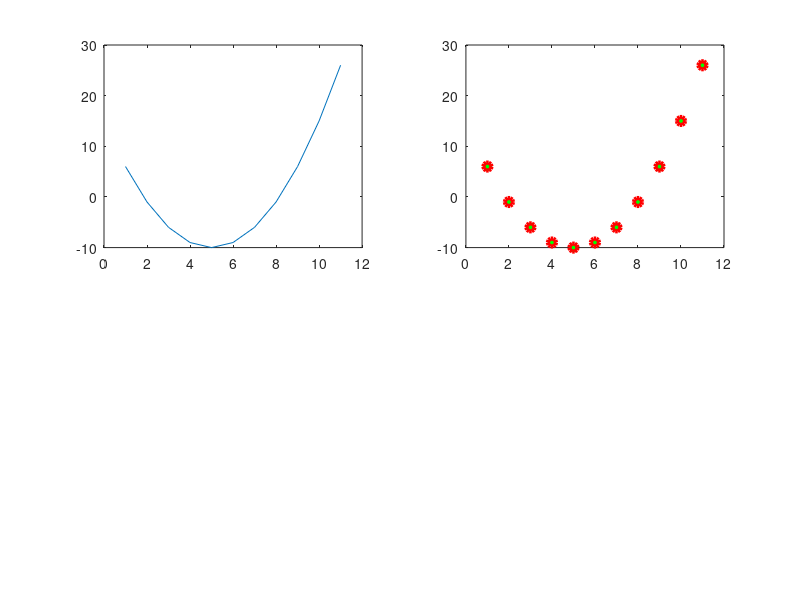

The MATLAB source for this figure:
n1=10:-1:0;
n=0:10;
x=1:11;
y=x.*n;
y1=2^2;
y2=x.^n;
y3=ones(1,5);
y4=ones(2,5);
y5=zeros(2,5);
y6=size(n);%size shows the dimension of array or matrices.
y7=length(n); 
%plot y=x^2-10x+15, where x is 1 to 11
y8=x.^2-10.*x+15;
%plot(x,y8)
%Enhanced Control of Plotted lines
%plot(x,y8,'--ko','LineWidth',3.0,'MarkerSize',6,'MarkerEdgeColor','r','MarkerFaceColor','g')
%figure(1)
%plot(x,y8)
%figure(2)
%plot(x,y8,'-ko','LineWidth',3.0,'MarkerSize',6,'MarkerEdgeColor','r','MarkerFaceColor','g')
subplot(2,2,1);
plot(x,y8);
subplot(2,2,2);
plot(x,y8,'or','LineWidth',3.0,'MarkerSize',6,'MarkerEdgeColor','r','MarkerFaceColor','g')
y9=linspace(0,10,50);
%Divide 10 number of data into 25 divisions







